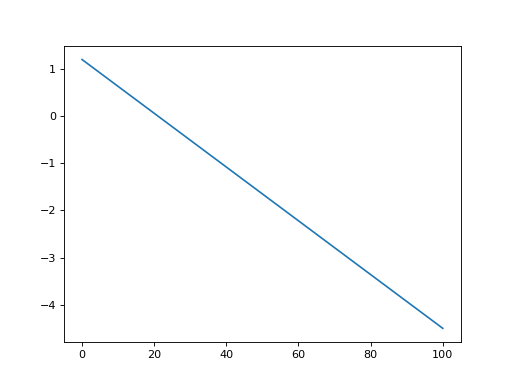

Generate this figure with Python:
import power1d

obj = power1d.geom.Linear( Q=101, x0=1.2, x1=-4.5 )
obj.plot()
